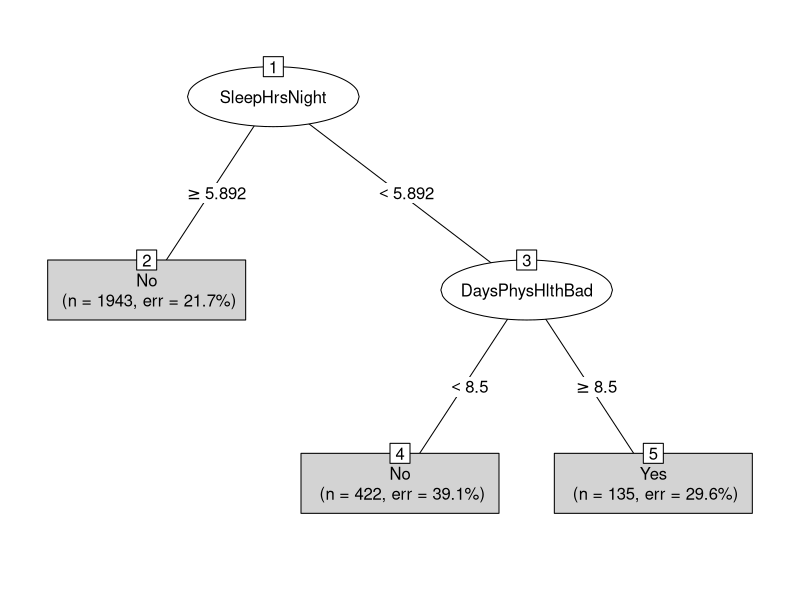
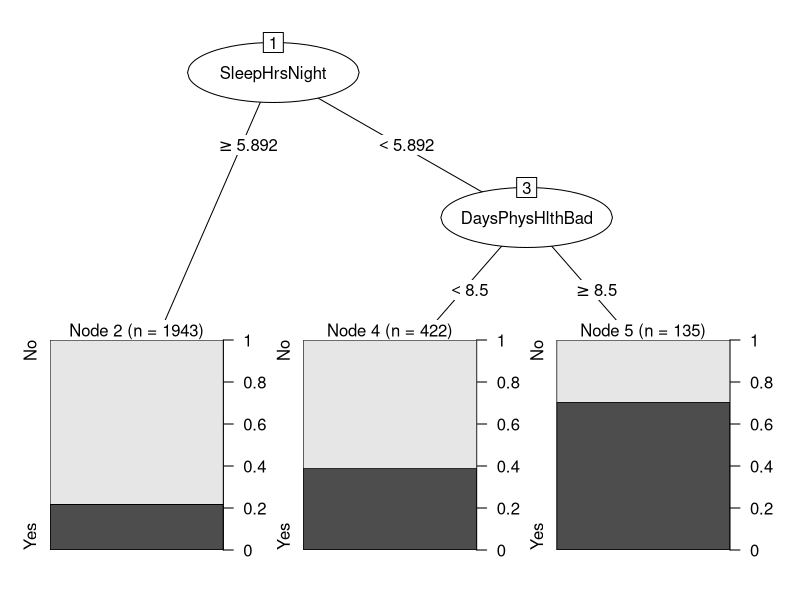
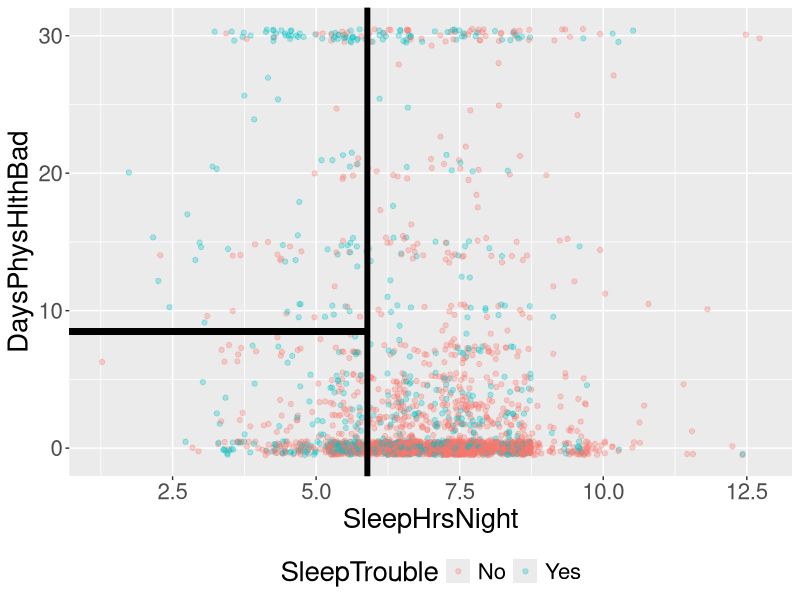
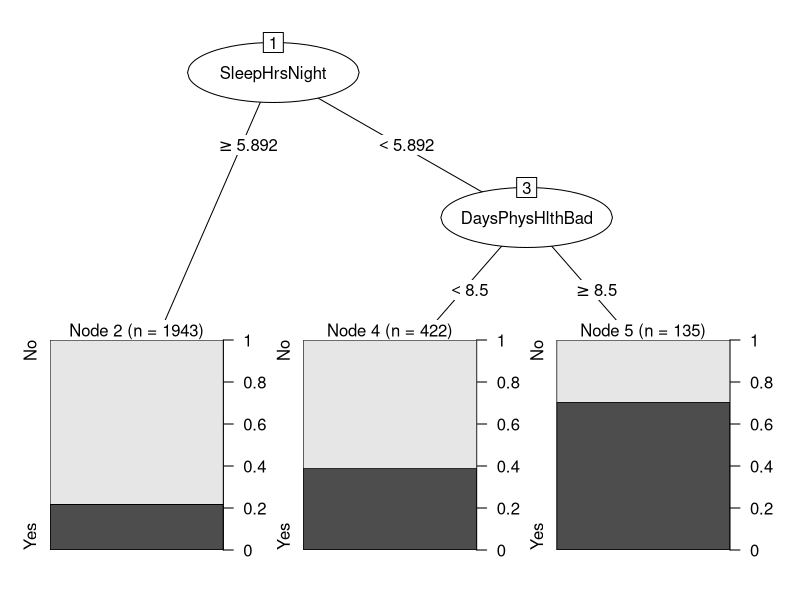
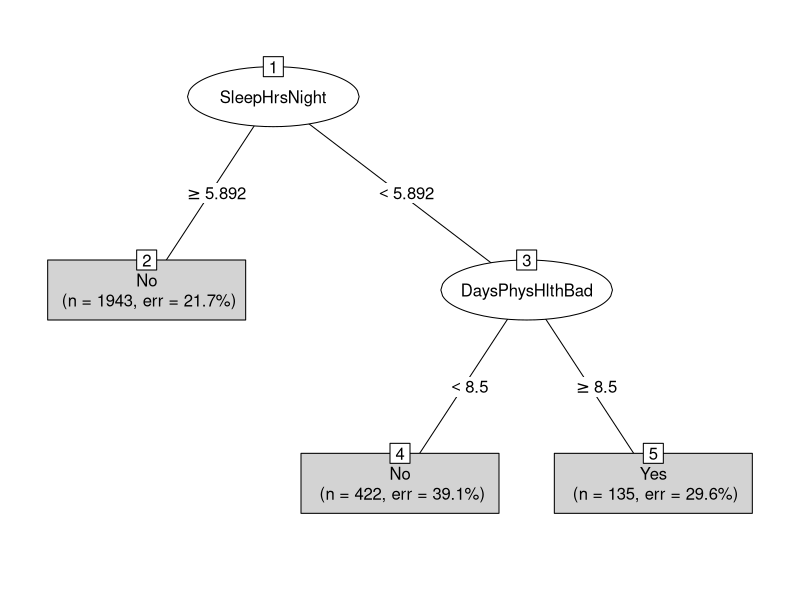
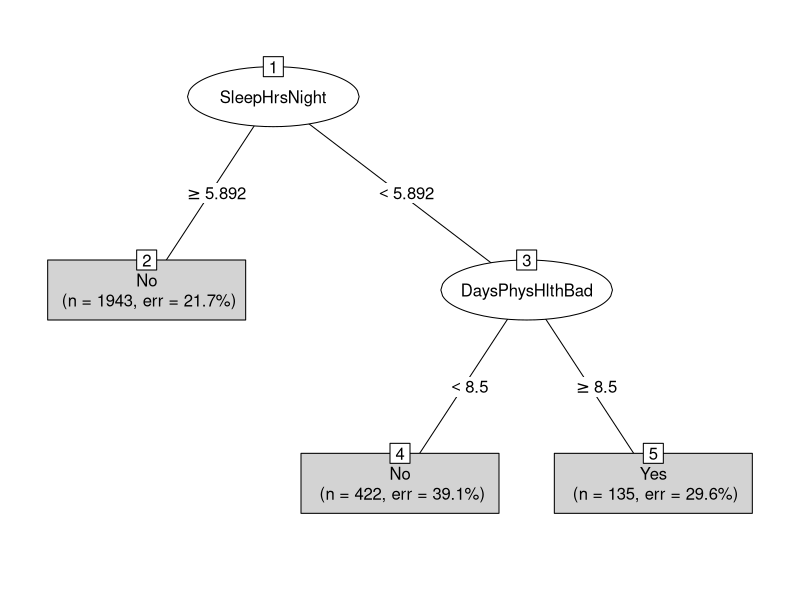
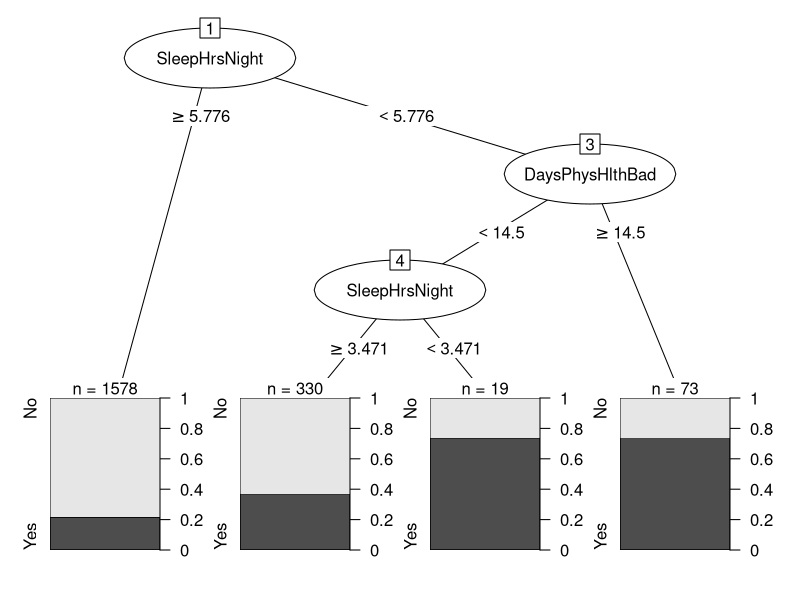
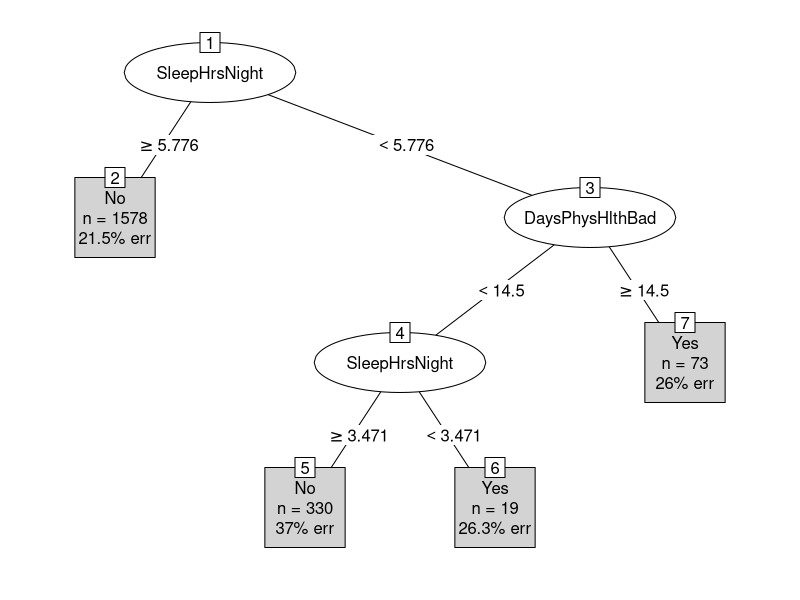

The R source for these figures, in order:
## ---- chunk 1
# regarding `library()`: you don't have to `library(knitr)` if you `knitr::`
knitr::opts_chunk$set(eval=TRUE, include=TRUE, echo=TRUE, message=FALSE, warning=FALSE)

# knitting will default to pdf (rather than, e.g., html)
knitr::opts_chunk$set(dev='pdf')

# Defines a new code chunk `parameter=argument` option which will allow the
# size of printed code+output to be controlled using latex text size names:
# https://www.overleaf.com/learn/latex/Font_sizes%2C_families%2C_and_styles#Reference_guide
def.chunk.hook  <- knitr::knit_hooks$get("chunk")
knitr::knit_hooks$set(chunk = function(x, options) {
  x <- def.chunk.hook(x, options)
  ifelse(options$size != "normalsize", paste0("\n \\", options$size,"\n\n", x, "\n\n \\normalsize"), x)
})

color_block = function(color) {
  function(x, options) sprintf('\\color{%s}\\begin{verbatim}%s\\end{verbatim}',
                               color, x)
}
knitr::knit_hooks$set(message = color_block('red'))
knitr::knit_hooks$set(warning = color_block('red'))
knitr::knit_hooks$set(error = color_block('red'))
## ---- chunk 2
# https://cran.r-project.org/web/packages/NHANES/NHANES.pdf 
# Random sample of n=2500 observations from the
# US National Health and Nutrition Examination Study (NHANES)
library(tidyverse); NHANES <- read_csv("NHANES_data.csv")
NHANES %>% select(Age, Race3, Work, DaysMentHlthBad, DaysPhysHlthBad,
                  Depressed, SleepHrsNight, SleepTrouble) %>% glimpse()
## ---- chunk 3
library(rpart) #install.packages("rpart") # for the `rpart()` function
tree <- rpart(SleepTrouble ~ SleepHrsNight + DaysPhysHlthBad, data=NHANES)
library(partykit) #install.packages("partykit") for `as.party()` & `plot()`
plot(as.party(tree), gp=gpar(cex=1), type="simple")
## ---- chunk 4
plot(as.party(tree), type="extended")
## ---- chunk 5
set.seed(123); NHANES %>% ggplot(aes(
  x=SleepHrsNight, y=DaysPhysHlthBad, color=SleepTrouble)) +
geom_point(alpha=0.3, cex=1.5,
  position=position_jitter(width = 0, height = 0.5)) +
  geom_vline(xintercept = 5.892, col="black", lwd=2) +
  geom_segment(x=0, xend=5.892, y=8.5, yend=8.5, col="black", lwd=2) +
  theme(text=element_text(size=20), legend.position="bottom")
## ---- chunk 6
plot(as.party(tree), type="extended")
## ---- chunk 7
plot(as.party(tree), gp=gpar(cex=1), type="simple")
## ---- chunk 8
plot(as.party(tree), gp=gpar(cex=1), type="simple")
## ---- chunk 9
categorical <- as.factor(NHANES$MaritalStatus)
tibble(level_text = categorical, 
       level_numeric = as.numeric(categorical)) %>% 
  unique() %>% arrange(level_numeric)
## ---- chunk 10
NHANES %>% rowid_to_column() ->
  NHANES; n <- nrow(NHANES)
set.seed(1002); train_ids <- 
  sample(1:n, size=round(0.8*n)) 
train <- NHANES %>% 
  filter(rowid %in% train_ids)
test <- NHANES %>% 
  filter(!(rowid %in% train_ids))
## ---- chunk 11
tree <- rpart(SleepTrouble ~ 
  SleepHrsNight + DaysPhysHlthBad, 
  data=train) 
tree %>% as.party() %>% 
plot(type="extended",#gp=gpar(cex=0.8),
     tp_args=list(id=FALSE))
## ---- chunk 12
tree_train_pred <- predict(
  tree, type="class") 
train_confusion_matrix <- table(
  `y-hat`=tree_train_pred, 
 ` observed y`=train$SleepTrouble)
train_confusion_matrix
train_confusion_matrix/sum(
                train_confusion_matrix)
## ---- chunk 13
tree_test_pred <- predict(
  tree, type="class", newdata=test)
test_confusion_matrix <- table(
  `y-hat`=tree_test_pred, 
 ` observed y`=test$SleepTrouble)
test_confusion_matrix
test_confusion_matrix/sum(
               test_confusion_matrix)
## ---- chunk 14
n_TN <- train_confusion_matrix[1,1]
n_FN <- train_confusion_matrix[1,2]
n_FP <- train_confusion_matrix[2,1]
n_TP <- train_confusion_matrix[2,2]
# accuracy
(n_TP+n_TN)/sum(train_confusion_matrix)
# precision
(n_TP)/(n_TP+n_FP)
# sensitivity/recall: TPR = 1-FPR
(n_TP)/(n_TP+n_FN)
# specificity: TNR = 1-FNR
(n_TN)/(n_TN+n_FP)
## ---- chunk 15
n_TN <- test_confusion_matrix[1,1]
n_FN <- test_confusion_matrix[1,2]
n_FP <- test_confusion_matrix[2,1]
n_TP <- test_confusion_matrix[2,2]
# accuracy
(n_TP+n_TN)/sum(test_confusion_matrix)
# precision
(n_TP)/(n_TP+n_FP)
# sensitivity/recall: TPR = 1-FPR
(n_TP)/(n_TP+n_FN)
# specificity: TNR = 1-FNR
(n_TN)/(n_TN+n_FP)
## ---- chunk 16
tree1 <- rpart(SleepTrouble~SleepHrsNight+DaysPhysHlthBad, 
               data=train)
tree1 %>% as.party() %>% plot(type="simple", 
  tp_args = list(FUN = function(info) 
  list(format(info$prediction), format(paste("n =",info$n)), 
       format(paste(round(info$err,1),"% err",sep="")))))
## ---- chunk 17
tree2 <- rpart(SleepTrouble ~ ., data=train)
tree2 %>% as.party() %>% plot(type="simple", 
  ep_args = list(justmin=15),
  tp_args = list(FUN = function(info) 
  list(format(info$prediction), format(paste("n =",info$n)), 
       format(paste(round(info$err,1),"% err",sep="")))))
## ---- chunk 18
tree1_test_pred <- predict(tree1,
                           type="class", 
                           newdata=test)
tree1_test_confusion_matrix <- 
  table(`y-hat`=tree1_test_pred, 
       ` observed y`=test$SleepTrouble)
n <- sum(tree1_test_confusion_matrix)
tree1_test_confusion_matrix
# accuracy
sum(diag(tree1_test_confusion_matrix))/n
## ---- chunk 19
tree2_test_pred <- predict(tree2,
                           type="class", 
                           newdata=test)
tree2_test_confusion_matrix <- 
  table(`y-hat`=tree2_test_pred, 
       ` observed y`=test$SleepTrouble)
n <- sum(tree2_test_confusion_matrix)
tree2_test_confusion_matrix
# accuracy
sum(diag(tree2_test_confusion_matrix))/n
## ---- chunk 20
tree1_test_pred <- predict(tree1,
                           type="class", 
                           newdata=test)
tree1_test_confusion_matrix <- 
  table(`y-hat`=tree1_test_pred, 
       ` observed y`=test$SleepTrouble)
n <- sum(tree1_test_confusion_matrix)
tree1_test_confusion_matrix/n
# accuracy
sum(diag(tree1_test_confusion_matrix))/n
## ---- chunk 21
tree2_test_pred <- predict(tree2,
                           type="class", 
                           newdata=test)
tree2_test_confusion_matrix <- 
  table(`y-hat`=tree2_test_pred, 
       ` observed y`=test$SleepTrouble)
n <- sum(tree2_test_confusion_matrix)
tree2_test_confusion_matrix/n
# accuracy
sum(diag(tree2_test_confusion_matrix))/n
## ---- chunk 22
n_TN <- tree1_test_confusion_matrix[1,1]
n_FN <- tree1_test_confusion_matrix[1,2]
n_FP <- tree1_test_confusion_matrix[2,1]
n_TP <- tree1_test_confusion_matrix[2,2]
# accuracy
(n_TP+n_TN)/sum(tree1_test_confusion_matrix)
# precision
(n_TP)/(n_TP+n_FP)
# sensitivity/recall: TPR = 1-FPR
(n_TP)/(n_TP+n_FN)
# specificity: TNR = 1-FNR
(n_TN)/(n_TN+n_FP)
## ---- chunk 23
n_TN <- tree2_test_confusion_matrix[1,1]
n_FN <- tree2_test_confusion_matrix[1,2]
n_FP <- tree2_test_confusion_matrix[2,1]
n_TP <- tree2_test_confusion_matrix[2,2]
# accuracy
(n_TP+n_TN)/sum(tree2_test_confusion_matrix)
# precision
(n_TP)/(n_TP+n_FP)
# sensitivity/recall: TPR = 1-FPR
(n_TP)/(n_TP+n_FN)
# specificity: TNR = 1-FNR
(n_TN)/(n_TN+n_FP)
## ---- chunk 24
tree <- rpart(Education ~ ., data=NHANES)
tree %>% as.party() %>% plot(type="simple", ep_args = list(justmin=15),
  tp_args = list(id=FALSE, FUN = function(info) list(
    format(info$prediction), format(paste("n =",info$n)), 
    format(paste(round(info$err,1),"% err",sep="")))))
## ---- chunk 25
tree_test_pred <- predict(tree, type="class", newdata=test)
table(`y-hat`=tree_test_pred, 
     ` observed y`=test$Education) -> tmp
colnames(tmp) <- c("8th", "9-11th", "Col Grad", "HS Grad", "Some Col")
tmp
## ---- chunk 26
tree2_test_pred <- 
  predict(tree2, type="class", 
          newdata=test)
  table(`y-hat`=tree2_test_pred, 
       ` observed y`=test$SleepTrouble)
predict(tree2, newdata=test) %>% 
  as_tibble() -> tree2_test_pred
tree2_test_pred %>% head(3)
## ---- chunk 27
threshold_20 <- tree2_test_pred %>% 
  mutate(prediction=ifelse(
    Yes>=0.20, "Yes", "No"))
table(`y-hat`=threshold_20$prediction, 
       ` observed y`=test$SleepTrouble)
threshold_70 <- tree2_test_pred %>% 
  mutate(prediction=ifelse(
    Yes>=0.70, "Yes", "No"))
table(`y-hat`=threshold_70$prediction, 
       ` observed y`=test$SleepTrouble)
